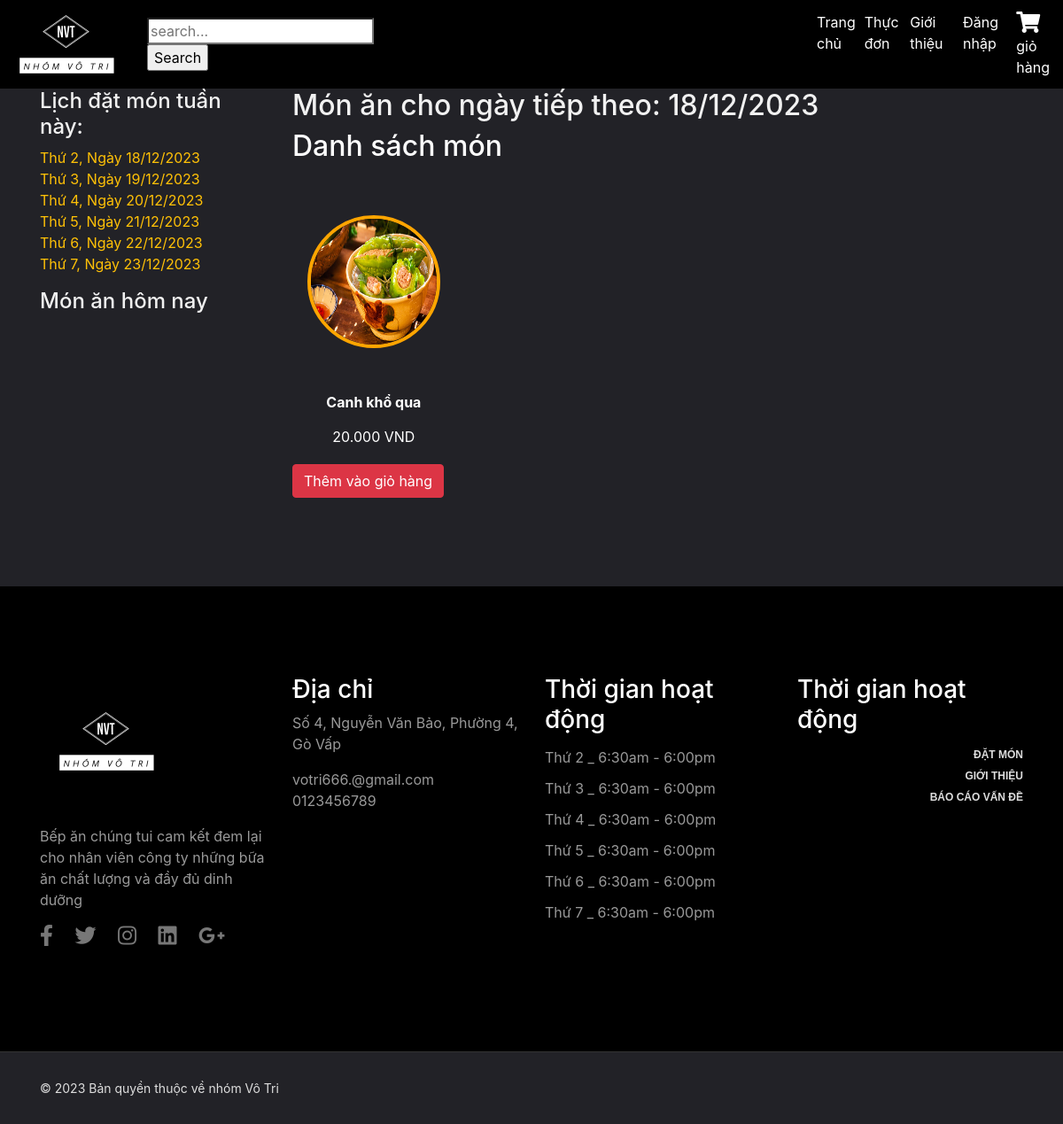
The app's page /index.php?mod=menus&act=list&date=2023-12-22 with its own data.
### tables this page shows
CREATE TABLE `chitietthucdon` (
  `idthucdon` int(2) NOT NULL,
  `id_monan` int(2) NOT NULL
);

CREATE TABLE `monan` (
  `id_monan` int(2) NOT NULL,
  `tenmonan` varchar(50) NOT NULL,
  `mota` varchar(300) NOT NULL,
  `hinhanh` varchar(150) NOT NULL,
  `gia` int(11) NOT NULL,
  `id_loaimonan` int(2) NOT NULL
);

### Model/mMonan.php (called while the page is built, shortened)
<?php
include_once("ketnoi.php");
class modelMonan
{
    function selectAllMonAnThucdonbyDate($date)
    {
        $p = new KetNoiDB();
        if ($p->moKetNoi($con)) {
            $query = "SELECT * FROM thucdon JOIN chitietthucdon ON thucdon.idthucdon = chitietthucdon.idthucdon
            JOIN monan ON chitietthucdon.id_monan = monan.id_monan WHERE ngaytao = '$date'";
            $result = $con->query($query);
            if ($result) {
                return $result;
            } else {
                echo "Lỗi truy vấn: " . $con->error;
            }
        } else {
            return false;
        }
    }
    function SelectAllLoaiThucDon()
    {
        $p = new KetNoiDB();
        if ($p->moKetNoi($con)) {
            $query = "SELECT * FROM loai_thucdon";
            $result = $con->query($query);
            if ($result) {
                $data = array();
                while ($row = $result->fetch_assoc()) {
                    $data[] = $row;
                }
                return $data;
            } else {
                echo "Lỗi truy vấn: " . $con->error;
            }
        } else {
            return false;
        }
    }
}
?>

### Controller/cMonan.php (called while the page is built, shortened)
<?php
include_once("Model/mMonan.php");
class controlMonan
{
    function getAllMonAnThucdonbyDate($date)
    {
        $p = new modelMonan();
        $tbl = $p->selectAllMonAnThucdonbyDate($date);
        return $tbl;
    }
}
?>

### Model/ketnoi.php (called while the page is built, shortened)
<?php
class KetNoiDB
{
    function moKetNoi(& $con)
    {
        $con = new mysqli("localhost", "root", "", "bepan_votri");
        $con->set_charset("utf8");
        return $con;
    }
}
?>

### View/vMonan.php (the view, shortened to what this page needs)
<?php
include "Includes/templates/header.php";
include "Includes/templates/navbar.php";
include("Controller/cMonan.php");
$p = new controlMonan();
if (isset($_REQUEST['idloai'])) {
    $cate = $_REQUEST['idloai'];
    $dish = $p->getAllMonanbyLoai($cate);
} elseif (isset($_REQUEST['search'])) {
    $search = $_REQUEST['search'];
    $dish = $p->getSearch($search);
}elseif(isset($_REQUEST['cm'])){
    $cm = $_REQUEST['cm'];
    $dish = $p->getAllMonAnLoaiThucdon($cm);
}
elseif (isset($_REQUEST['date'])){
    $ngay = $_REQUEST['date'];
    $dish = $p->getAllMonAnThucdonbyDate($ngay);
}
 else {
    $dish = $p->getAllMonAnThucdon();
}
?>
<section style="padding: 100px 0 100px; background-color: #222227;">
  <div class="container">
    <div class="row">
    <div class="col-lg-3 col-md-5">
      <div class="sidebar">
        <div class="sidebar__item">
          <h4 class="txt">Lịch đặt món tuần này:</h4>
          <ul>
    <?php
    $days = array('monday', 'tuesday', 'wednesday', 'thursday', 'friday', 'saturday');
    $menu = array();
    foreach ($days as $index => $day) {
        $timestamp = strtotime('this week ' . $day);
        $saturday = strtotime('this week saturday');
        $ngayHientai = new DateTime();
        $ngayHientaiTimestamp = $ngayHientai->getTimestamp();
        if ($ngayHientaiTimestamp >= $saturday) {
            $timestamp = strtotime('next week ' . $day);
        }
        $menu[$index] = date('d/m/Y', $timestamp);
        $newDate[$index] = date_format(date_create_from_format('d/m/Y',  $menu[$index]), 'Y-m-d');
        ?>
        <li><a class="text-warning" href="index.php?mod=menus&act=list&date=<?php echo $newDate[$index] ?>">Thứ <?php echo $index + 2 ?>, Ngày <?php echo $menu[$index];  ?></a></li>
    <?php
    } ?>
</ul>
        </div>
        <div class="sidebar__item">
          <div class="latest-product__text">
            <h4 class="txt">Món ăn hôm nay</h4>
          </div>
        </div>
      </div>
      </div>
        <div class="col-md-9">
        <div class="product__discount">
        <?php
            $today = new DateTime();
            if ($today->format('N') == 6 || $today->format('N') == 7) {
                $tomorrow = $today->modify('next Monday')->format('Y-m-d');
            } else {
                $tomorrow = $today->add(new DateInterval('P1D'))->format('Y-m-d');
            }
            $ngaytt = (new DateTime($tomorrow))->format("d/m/Y");
        ?>
                    <div class="section-title product__discount__title">
                        <h2 class="txt">Món ăn cho ngày tiếp theo: <?php echo $ngaytt  ?></h2>
                    </div>
<h2 class="text-white">Danh sách món </h2>
<?php
echo '<div class="menu-items-container">';
$dem = 0;
$dish->data_seek(0);
$totalItems = $dish->num_rows;
$today = new DateTime('now', new DateTimeZone('Asia/Ho_Chi_Minh'));
if (!isset($_REQUEST['date'])) {
    $selectedDate = null;
} else {
    $selectedDate = new DateTime($_REQUEST['date'], new DateTimeZone('Asia/Ho_Chi_Minh'));
}
while ($row = $dish->fetch_assoc()) {
    if ($dem % 4 === 0) {
        echo '<div class="row">';
    }
    echo '<div class="col-md-3 menu-item">';
    if ($selectedDate > $today) {
        echo '<a href="?mod=chitiet&id_monan='. $row['id_monan']. '&date='. $_GET['date'].'" onclick="showDetails(this)">';
        echo '<div class="thumbnail" style="cursor:pointer">';
        echo '<div class="menu-image">';
        echo '<div class="circular-image">';
        echo '<img src="Design/image/' . $row['hinhanh'] . '" style="width: 150px; height: 150px; border-radius: 50%; border: 4px solid orange;" />';
        echo '</div>';
        echo '</div>';
        echo '<p class="text-white"><b>' . $row['tenmonan'] . '</b></p>';
        echo '<p class="text-white">' . number_format($row['gia'], 0, ',', '.') . ' VND</p>';
        echo '</div>';
        echo '</a>';
        echo '<div class="buttondatmon">';
        echo '<a href="index.php?mod=cart&act=Add&id_monan=' . $row['id_monan'] . '&date=' . $_GET['date'] . '" class="btn btn-danger">Thêm vào giỏ hàng</a>';
        echo '</div>';
    }
    echo '</div>';
    if (($dem + 1) % 4 === 0 || $dem + 1 === $totalItems) {
        echo '</div>';
    }
    $dem++;
}
echo '</div>';
?>
    </div>
  </div>
</section>
<section class="widget_section" style="background-color: black;padding: 100px 0;">
        <div class="container">
            <div class="row">
                <div class="col-lg-3 col-md-6">
                <img src="./Design/images/Nhom_vo_tri_logos_white.png" alt="Restaurant Logo" style="width: 150px;margin-bottom: 20px;">
                    <div class="footer_widget">
                        <p>
                            Bếp ăn chúng tui cam kết đem lại cho nhân viên công ty những bữa ăn chất lượng và đầy đủ dinh dưỡng
                        </p>
                        <ul class="widget_social">
                            <li><a href="#" data-toggle="tooltip" title="Facebook"><i class="fab fa-facebook-f fa-2x"></i></a></li>
                            <li><a href="#" data-toggle="tooltip" title="Twitter"><i class="fab fa-twitter fa-2x"></i></a></li>
                            <li><a href="#" data-toggle="tooltip" title="Instagram"><i class="fab fa-instagram fa-2x"></i></a></li>
                            <li><a href="#" data-toggle="tooltip" title="LinkedIn"><i class="fab fa-linkedin fa-2x"></i></a></li>
                            <li><a href="#" data-toggle="tooltip" title="Google+"><i class="fab fa-google-plus-g fa-2x"></i></a></li>
                        </ul>
                    </div>
                </div>
                <div class="col-lg-3 col-md-6">
                     <div class="footer_widget">
                        <h3>Địa chỉ</h3>
                        <p>
                            Số 4, Nguyễn Văn Bảo, Phường 4, Gò Vấp
                        </p>
                        <p>
                            votri666.@gmail.com <br>
                            0123456789
                        </p>
                     </div>
                </div>
                <div class="col-lg-3 col-md-6">
                    <div class="footer_widget">
                        <h3>
                            Thời gian hoạt động
                        </h3>
                        <ul class="opening_time">
                            <li>Thứ 2 _ 6:30am - 6:00pm</li>
                            <li>Thứ 3 _ 6:30am - 6:00pm</li>
                            <li>Thứ 4 _ 6:30am - 6:00pm</li>
                            <li>Thứ 5 _ 6:30am - 6:00pm</li>
                            <li>Thứ 6 _ 6:30am - 6:00pm</li>
                            <li>Thứ 7 _ 6:30am - 6:00pm</li>
                        </ul>
                    </div>
                </div>
                <div class="col-lg-3 col-md-6">
						<div class="footer_widget">
                        <h3>
                            Thời gian hoạt động
                        </h3>
						<ul class="footer_social">
							<li><a href="#">Đặt món</a></li> <br>
							<li><a href="#">Giới thiệu</a></li><br>
							<li><a href="#">Báo cáo vấn đề</a></li><br>
						</ul>
                    </div>
					</div>
            </div>
        </div>
    </section>
<?php include_once ("Includes/templates/footer.php"); ?>

### Design/css/main.css (style rules this page uses)
a, a:hover { text-decoration: none !important; }
ul { display: block; list-style: none; padding: 0; margin: 0; }
html { scroll-behavior: smooth; }
body { font-family: 'Roboto', sans-serif; font-size: 16px; line-height: 28px; font-weight: 300; }
.thumbnail { display: block; margin-bottom: 20px; line-height: 1.42857143; background-color: #fff; -webkit-transition: border .2s ease-in-out; -o-transition: border .2s ease-in-out; transition: border .2s ease-in-out; text-align: center; background: inherit; }
.menu-image { position: relative; max-width: 200px; margin: 50px auto; }
.widget_social { display: block; text-align: left; }
.widget_social li { display: inline-block; }
.widget_social li a { color: #777; font-size: 12px; margin-right: 20px; }
.footer_widget p { color: #999; }
.footer_widget h3 { color: #fff; }
.opening_time li { color: #999; line-height: 35px; }
.footer_social { display: block; text-align: right; }
.footer_social li { display: inline-block; }
.footer_social li a { font-family: "Work Sans",sans-serif; color: #ddd; font-size: 12px; font-weight: 600; text-transform: uppercase; margin-left: 20px; }

### View/vMonan.php (style rules this page uses)
.txt { color: #f1f1f1; }

### records on screen
chitietthucdon: id_monan.hinhanh (picture), id_monan.tenmonan "Canh khổ qua", id_monan.gia "20.000"

### other values on screen
$menu[$index] "18/12/2023"
$menu[$index] "19/12/2023"
$menu[$index] "20/12/2023"
$menu[$index] "21/12/2023"
$menu[$index] "22/12/2023"
$menu[$index] "23/12/2023"
$ngaytt "18/12/2023"
